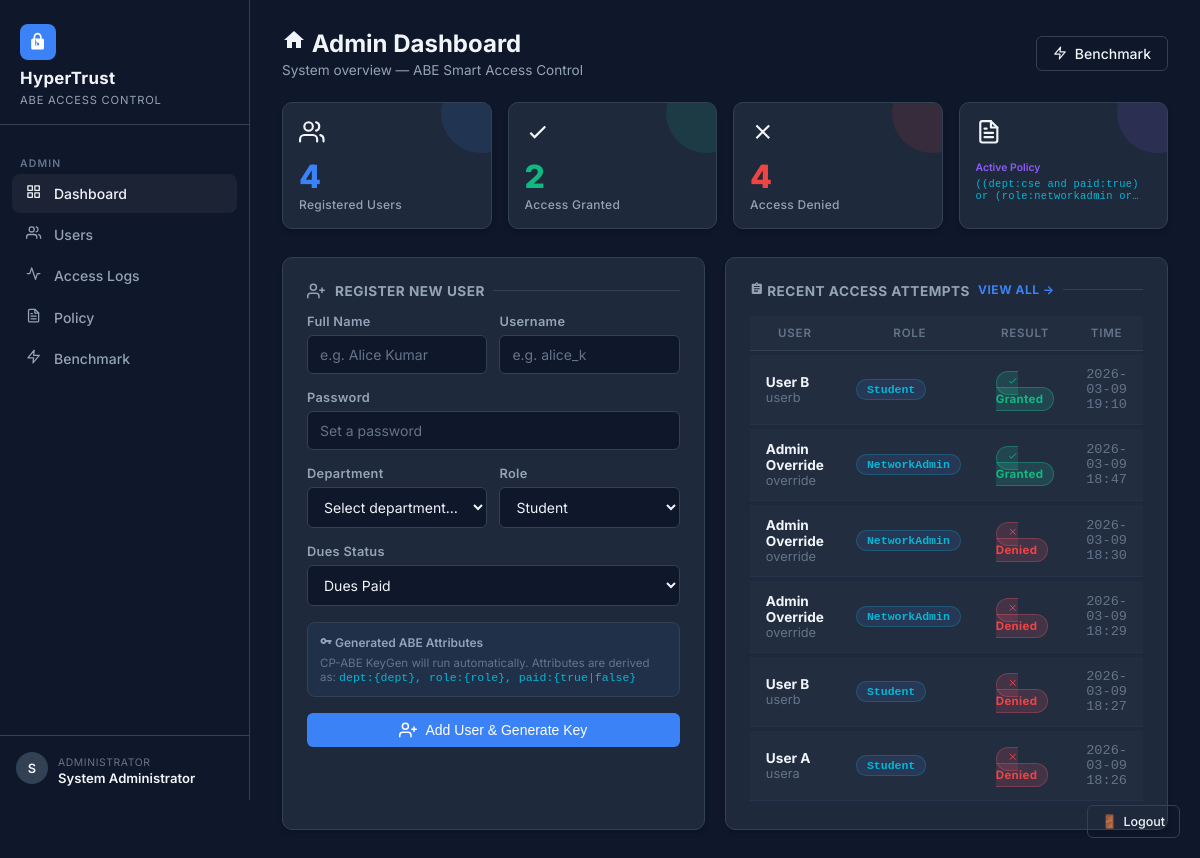
Page /admin/ (signed in) on the earlier database version.
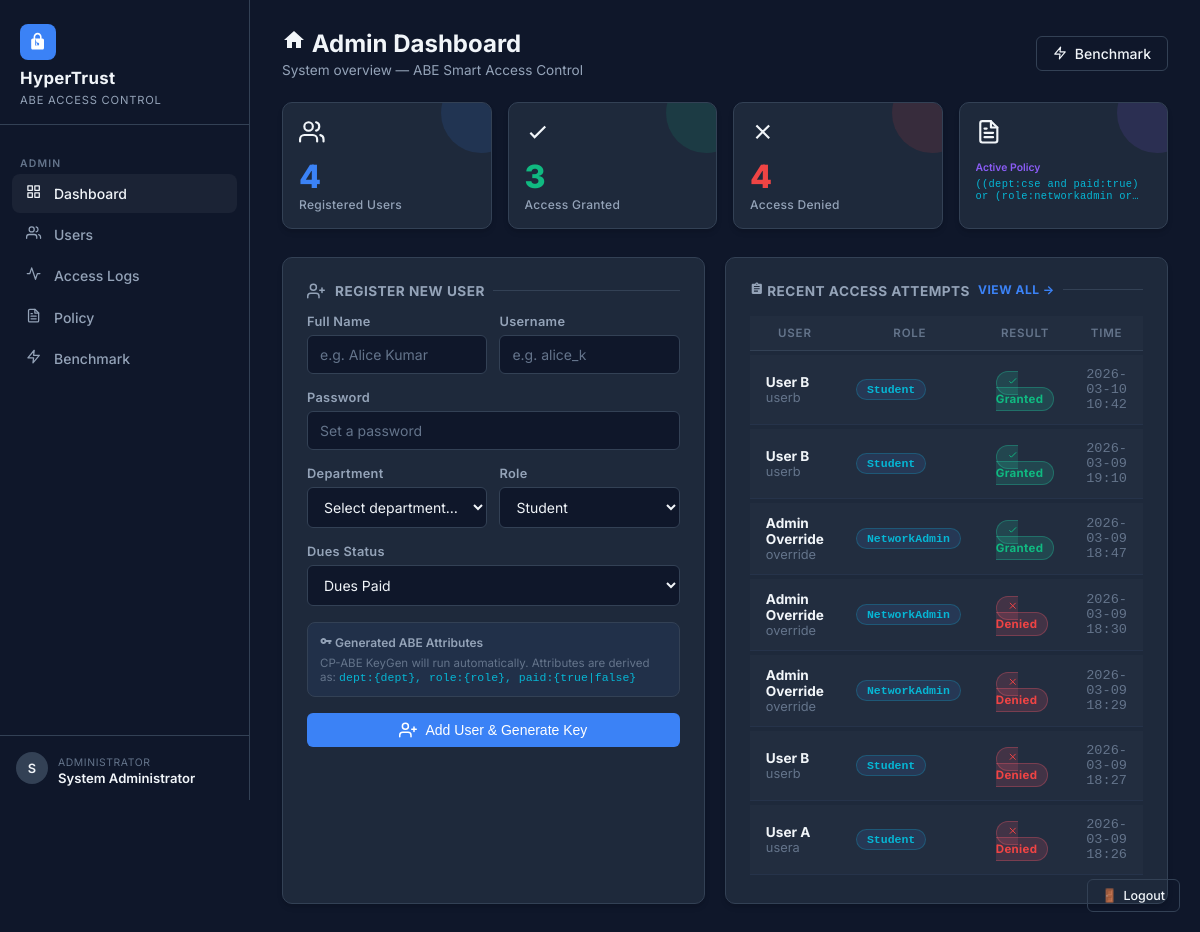
Same page on the later database version.
### tables this page shows
CREATE TABLE access_tokens (
    id               INTEGER PRIMARY KEY AUTOINCREMENT,
    encrypted_token  TEXT    NOT NULL,   -- AES-GCM ciphertext (hex)
    nonce            TEXT    NOT NULL,   -- AES-GCM nonce (hex)
    tag              TEXT    NOT NULL,   -- AES-GCM auth tag (hex)
    encrypted_aes_key TEXT   NOT NULL,  -- ABE ciphertext (JSON)
    policy           TEXT    NOT NULL,
    created_at       DATETIME DEFAULT CURRENT_TIMESTAMP
);

CREATE TABLE access_logs (
    id           INTEGER PRIMARY KEY AUTOINCREMENT,
    user_id      INTEGER NOT NULL REFERENCES users(id),
    token_id     INTEGER REFERENCES access_tokens(id),
    attempt_time DATETIME DEFAULT CURRENT_TIMESTAMP,
    success      INTEGER NOT NULL DEFAULT 0,
    reason       TEXT    NOT NULL DEFAULT ''
);

CREATE TABLE users (
    id           INTEGER PRIMARY KEY AUTOINCREMENT,
    username     TEXT    NOT NULL UNIQUE,
    name         TEXT    NOT NULL,
    department   TEXT    NOT NULL DEFAULT '',
    role         TEXT    NOT NULL DEFAULT 'Student',
    paid_dues    INTEGER NOT NULL DEFAULT 0,   -- 1=True, 0=False
    password_hash TEXT   NOT NULL,
    is_admin     INTEGER NOT NULL DEFAULT 0,
    created_at   DATETIME DEFAULT CURRENT_TIMESTAMP
);

### routes/admin.py (the view)
@admin_bp.route("/")
@admin_required
def dashboard():
    db = get_db()
    users      = get_all_users(db)
    logs       = get_all_logs(db)
    total_ok   = sum(1 for l in logs if l["success"])
    total_deny = sum(1 for l in logs if not l["success"])
    recent     = logs[:10]
    pk = get_system_pk(db)
    active_policy = db.execute(
        "SELECT policy FROM access_tokens ORDER BY created_at DESC LIMIT 1"
    ).fetchone()
    return render_template(
        "admin/dashboard.html",
        users=users,
        recent_logs=recent,
        total_users=len(users),
        total_ok=total_ok,
        total_deny=total_deny,
        active_policy=active_policy["policy"] if active_policy else "—"
    )

### db.py (called while the page is built)
def get_db():
    if "db" not in g:
        g.db = sqlite3.connect(
            current_app.config["DB_PATH"],
            detect_types=sqlite3.PARSE_DECLTYPES
        )
        g.db.row_factory = sqlite3.Row
        g.db.execute("PRAGMA foreign_keys = ON")
    return g.db

def get_all_users(db):
    return db.execute("SELECT * FROM users ORDER BY id").fetchall()

def get_system_pk(db) -> dict | None:
    import json
    row = db.execute("SELECT value FROM system_settings WHERE key = 'pk'").fetchone()
    if row:
        return json.loads(row["value"])
    return None

def get_all_logs(db):
    return db.execute(
        """SELECT l.*, u.username, u.name, u.department, u.role
           FROM access_logs l
           JOIN users u ON l.user_id = u.id
           ORDER BY l.attempt_time DESC
           LIMIT 200"""
    ).fetchall()

### routes/admin.py (called while the page is built)
def admin_required(f):
    @wraps(f)
    def decorated(*args, **kwargs):
        if not session.get("is_admin"):
            return render_template("errors/403.html"), 403
        return f(*args, **kwargs)
    return decorated

### templates/admin/dashboard.html (shortened to what the changed rows need)
{% extends "base.html" %}
{% block content %}
<div class="page-header d-flex justify-between align-items-center">
    <div>
        <h2><svg viewBox="0 0 24 24" width="1em" height="1em" fill="currentColor">
                <path d="M10 20v-6h4v6h5v-8h3L12 3 2 12h3v8z" />
            </svg> Admin Dashboard</h2>
    </div>
</div>
<div class="stat-grid">
    <div class="glass-card stat-card green p-4">
        <span class="stat-icon"><svg viewBox="0 0 24 24" width="1em" height="1em" stroke="currentColor" fill="none"
                stroke-width="2">
                <path d="M5 13l4 4L19 7" />
            </svg></span>
        <div class="stat-value">{{ total_ok }}</div>
        <div class="stat-label">Access Granted</div>
    </div>
    <div class="glass-card stat-card purple p-4">
        <span class="stat-icon"></span>
        <div class="stat-value"
            style="font-size:0.65rem;font-weight:600;line-height:1.3;white-space:nowrap;overflow:hidden;text-overflow:ellipsis;">
            Active Policy
        </div>
        <div class="stat-label mono" style="font-size:0.65rem;color:var(--accent-cyan);margin-top:4px;">{{
            active_policy[:50] }}…</div>
    </div>
</div>
<div class="grid-2">
    <div class="glass-card p-6">
        {% if recent_logs %}
        <div style="overflow-x:auto;">
            <table class="ht-table">
                <thead>
                    <tr>
                        <th>User</th>
                        <th>Role</th>
                        <th>Result</th>
                        <th>Time</th>
                    </tr>
                </thead>
                <tbody>
                    {% for log in recent_logs %}
                    <tr>
                        <td>
                            <strong>{{ log.name }}</strong>
                            <div class="text-muted-ht">{{ log.username }}</div>
                        </td>
                        <td><span class="badge-attr">{{ log.role }}</span></td>
                        <td>
                            {% if log.success %}
                            <span class="badge-granted"><svg viewBox="0 0 24 24" width="1em" height="1em"
                                    stroke="currentColor" fill="none" stroke-width="2">
                                    <path d="M5 13l4 4L19 7" />
                                </svg> Granted</span>
                            {% else %}
                            <span class="badge-denied"><svg viewBox="0 0 24 24" width="1em" height="1em"
                                    stroke="currentColor" fill="none" stroke-width="2">
                                    <path d="M18 6L6 18M6 6l12 12" />
                                </svg> Denied</span>
                            {% endif %}
                        </td>
                        <td class="text-muted-ht mono">{{ log.attempt_time[:16] }}</td>
                    </tr>
                    {% endfor %}
                </tbody>
            </table>
        </div>
        {% endif %}
    </div>
</div>
{% endblock %}

Differences in the rows shown:
added access_logs: name "User B", username "userb", role "Student", success 1 (drawn), attempt_time "2026-03-10 10:42"
Other differences:
{{ total_ok }}: "2" → "3"
